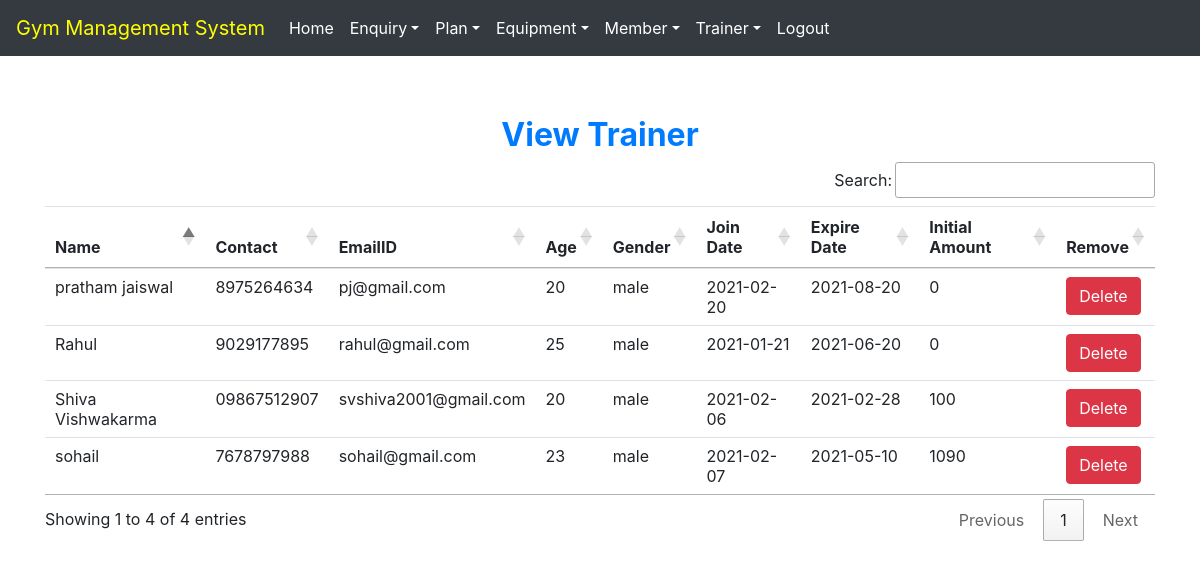
/view_trainer (signed in), run on the app's committed database.
### gym/models.py (models this page shows, shortened)
class Trainer(models.Model):
    name = models.CharField(max_length=50)
    contact = models.CharField(max_length=10)
    emailid = models.CharField(max_length=50)
    age = models.CharField(max_length=10)
    gender = models.CharField(max_length=10)
    plan = models.CharField(max_length=40)
    joindate = models.CharField(max_length=40)
    expiredate = models.CharField(max_length=40)
    initialamount = models.CharField(max_length=10)

### gym/views.py (the view)
# urls.py: path('view_trainer', View_Trainer, name='view_trainer'),
def View_Trainer(request):
    if not request.user.is_staff:
        return redirect('login')
    trainer = Trainer.objects.all()
    d = {'trainer': trainer}
    return render(request, "view_trainer.html", d)

### gym/templates/view_trainer.html (shortened to what this page needs)
{% extends 'navigationbar.html' %}
{% block body %}
<div class="container" style="margin-top:60px">
    <h2 class="text-center text-primary font-weight-bold">View Trainer</h2>
    <table id="example" class="table table-hover">
        <thead>
        <tr>
            <th>Name</th>
            <th>Contact</th>
            <th>EmailID</th>
            <th>Age</th>
            <th>Gender</th>
            <th>Join Date</th>
            <th>Expire Date</th>
            <th>Initial Amount</th>
            <th>Remove</th>
        </tr>
        </thead>
        <tbody>
        {% for i in trainer %}
        <tr>
            <td>{{i.name}}</td>
            <td>{{i.contact}}</td>
            <td>{{i.emailid}}</td>
            <td>{{i.age}}</td>
            <td>{{i.gender}}</td>
            <td>{{i.joindate}}</td>
            <td>{{i.expiredate}}</td>
            <td>{{i.initialamount}}</td>
            <td><a class="btn btn-danger" href="{% url 'delete_trainer' i.id %}" onclick="return confirm('Are you sure to delete?')">Delete</a> </td>
        </tr>
        {% endfor %}
    </table>
</div>
{% endblock %}

### gym/templates/navigationbar.html (shortened to what this page needs)
{% load static %}
<html>
<head>
  <link rel="stylesheet" href="https://maxcdn.bootstrapcdn.com/bootstrap/4.5.2/css/bootstrap.min.css">
  <link rel="stylesheet" href="{% static 'css/mystyle.css' %}">
    <link rel="stylesheet" href="https://cdn.datatables.net/1.10.22/css/jquery.dataTables.min.css">
    <link rel="stylesheet" href="https://cdn.datatables.net/buttons/1.6.4/css/buttons.dataTables.min.css">
</head>
<body>
<nav class="navbar navbar-expand-md bg-dark navbar-dark">
  <a class="navbar-brand" href="" style="color:yellow;">Gym Management System</a>
  <div class="collapse navbar-collapse" id="abc">
    <ul class="navbar-nav">
       {% if request.user.is_staff %}
      <li class="nav-item"><a class="nav-link" href="{% url 'home' %}">Home</a></li>
      <li class="nav-item dropdown">
          <a class="nav-link dropdown-toggle" data-toggle="dropdown" href="#">Enquiry</a>
      </li>
      <li class="nav-item dropdown">
          <a class="nav-link dropdown-toggle" data-toggle="dropdown" href="#">Plan</a>
      </li>
      <li class="nav-item dropdown">
          <a class="nav-link dropdown-toggle" data-toggle="dropdown" href="#">Equipment</a>
      </li>
      <li class="nav-item dropdown">
          <a class="nav-link dropdown-toggle" data-toggle="dropdown" href="#">Member</a>
      </li>
        <li class="nav-item dropdown">
          <a class="nav-link dropdown-toggle" data-toggle="dropdown" href="#">Trainer</a>
      </li>
      <li class="nav-item"><a class="nav-link" href="{% url 'logout' %}">Logout</a></li>
        {% endif %}
    </ul>
  </div>
</nav>
</body>
</html>
{% block body %}
{% endblock %}

### gym/static/css/mystyle.css (style rules this page uses)
.nav-link { color: white !important; }

### data on the page
Trainer: name "Shiva Vishwakarma", contact "09867512907", emailid "svshiva2001@gmail.com", age "20", gender "male", joindate "2021-02-06", expiredate "2021-02-28", initialamount "100"
Trainer: name "sohail", contact "7678797988", emailid "sohail@gmail.com", age "23", gender "male", joindate "2021-02-07", expiredate "2021-05-10", initialamount "1090"
Trainer: name "pratham jaiswal", contact "8975264634", emailid "pj@gmail.com", age "20", gender "male", joindate "2021-02-20", expiredate "2021-08-20", initialamount "0"
Trainer: name "Rahul", contact "9029177895", emailid "rahul@gmail.com", age "25", gender "male", joindate "2021-01-21", expiredate "2021-06-20", initialamount "0"
